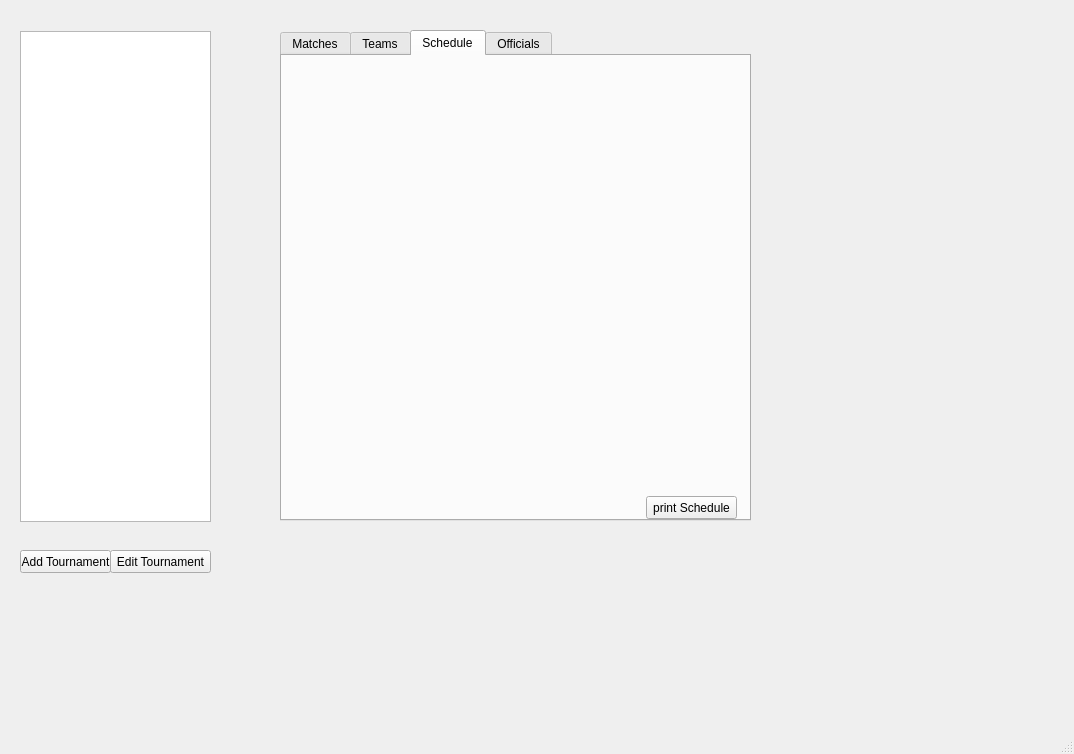
<?xml version="1.0" encoding="UTF-8"?>
<ui version="4.0">
 <class>MainWindow</class>
 <widget class="QMainWindow" name="MainWindow">
  <property name="geometry">
   <rect>
    <x>0</x>
    <y>0</y>
    <width>1074</width>
    <height>754</height>
   </rect>
  </property>
  <property name="windowTitle">
   <string>MainWindow</string>
  </property>
  <widget class="QWidget" name="centralwidget">
   <widget class="QListWidget" name="ListofTournaments">
    <property name="geometry">
     <rect>
      <x>20</x>
      <y>31</y>
      <width>191</width>
      <height>491</height>
     </rect>
    </property>
   </widget>
   <widget class="QPushButton" name="AddTournament">
    <property name="geometry">
     <rect>
      <x>20</x>
      <y>550</y>
      <width>91</width>
      <height>23</height>
     </rect>
    </property>
    <property name="text">
     <string>Add Tournament</string>
    </property>
   </widget>
   <widget class="QPushButton" name="EditTournament">
    <property name="geometry">
     <rect>
      <x>110</x>
      <y>550</y>
      <width>101</width>
      <height>23</height>
     </rect>
    </property>
    <property name="text">
     <string>Edit Tournament</string>
    </property>
   </widget>
   <widget class="QTabWidget" name="Display">
    <property name="geometry">
     <rect>
      <x>280</x>
      <y>30</y>
      <width>471</width>
      <height>491</height>
     </rect>
    </property>
    <property name="currentIndex">
     <number>2</number>
    </property>
    <widget class="QWidget" name="Matches">
     <attribute name="title">
      <string>Matches</string>
     </attribute>
     <widget class="QPushButton" name="submitResult">
      <property name="geometry">
       <rect>
        <x>380</x>
        <y>440</y>
        <width>75</width>
        <height>23</height>
       </rect>
      </property>
      <property name="text">
       <string>submit Result</string>
      </property>
     </widget>
    </widget>
    <widget class="QWidget" name="Teams">
     <attribute name="title">
      <string>Teams</string>
     </attribute>
     <widget class="QPushButton" name="submitTeam">
      <property name="geometry">
       <rect>
        <x>300</x>
        <y>440</y>
        <width>75</width>
        <height>23</height>
       </rect>
      </property>
      <property name="text">
       <string>submit Team</string>
      </property>
     </widget>
     <widget class="QPushButton" name="removeTeam">
      <property name="geometry">
       <rect>
        <x>380</x>
        <y>440</y>
        <width>75</width>
        <height>23</height>
       </rect>
      </property>
      <property name="text">
       <string>remove Team</string>
      </property>
     </widget>
    </widget>
    <widget class="QWidget" name="Schedule">
     <attribute name="title">
      <string>Schedule</string>
     </attribute>
     <widget class="QPushButton" name="printSchedule">
      <property name="geometry">
       <rect>
        <x>364</x>
        <y>440</y>
        <width>91</width>
        <height>23</height>
       </rect>
      </property>
      <property name="text">
       <string>print Schedule</string>
      </property>
     </widget>
    </widget>
    <widget class="QWidget" name="Officials">
     <attribute name="title">
      <string>Officials</string>
     </attribute>
     <widget class="QPushButton" name="submitOfficial">
      <property name="geometry">
       <rect>
        <x>290</x>
        <y>440</y>
        <width>75</width>
        <height>23</height>
       </rect>
      </property>
      <property name="text">
       <string>submit Official</string>
      </property>
     </widget>
     <widget class="QPushButton" name="removeOfficial">
      <property name="geometry">
       <rect>
        <x>374</x>
        <y>440</y>
        <width>81</width>
        <height>23</height>
       </rect>
      </property>
      <property name="text">
       <string>remove Official</string>
      </property>
     </widget>
    </widget>
   </widget>
  </widget>
  <widget class="QMenuBar" name="menubar">
   <property name="geometry">
    <rect>
     <x>0</x>
     <y>0</y>
     <width>1074</width>
     <height>21</height>
    </rect>
   </property>
  </widget>
  <widget class="QStatusBar" name="statusbar"/>
 </widget>
 <resources/>
 <connections/>
</ui>
